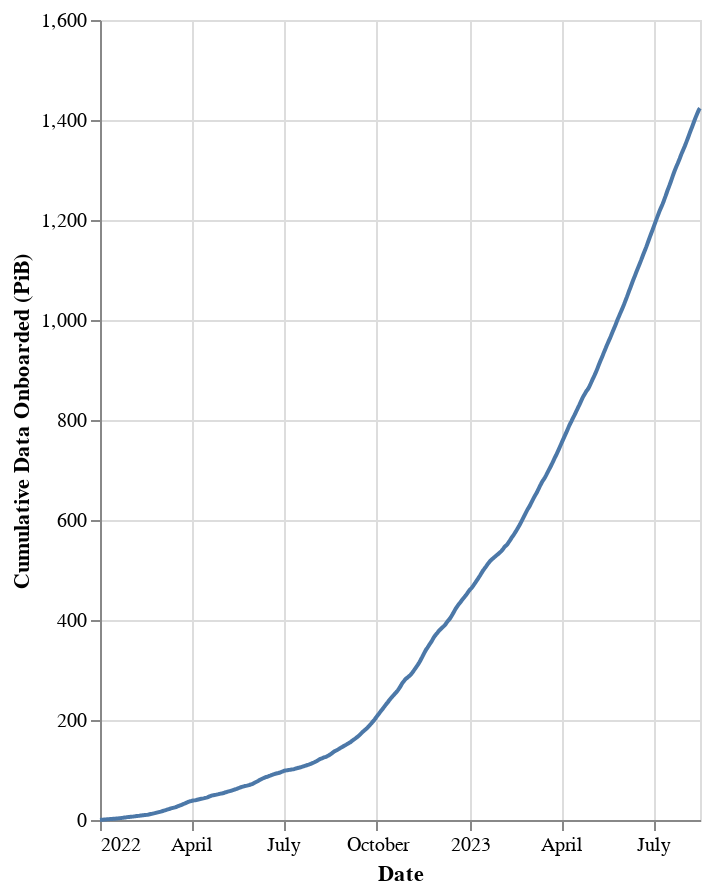

The code cell stored with this chart in its notebook:
### Code cell
# | output: true

display(Markdown(f"### Cumulative Data Onboarded"))

df["cumulative_data"] = df["onboarded_tibs"].cumsum()

alt.Chart(df).mark_line().encode(
    x=alt.X("date:T", title="Date"),
    y=alt.Y("cumulative_data:Q", title="Cumulative Data Onboarded (PiB)"),
    # color=alt.value("#55595c"),
    tooltip=[
        alt.Tooltip("date:T", title="Date"),
        alt.Tooltip("cumulative_data:Q", title="Cumulative Data Onboarded (PiB)"),
    ],
).properties(
    width="container",
    height=400,
)

### Figure 1 — Vega-Lite specification as saved in the notebook (floating-point values rounded to 4 significant figures; data arrays with more than 128 entries replaced by an {"elided": "..."} marker saying what was removed)
{"config": {"view": {"continuousWidth": 300, "continuousHeight": 300}}, "data": {"name": "data-4234055f30542420f934301c16d55c6e"}, "mark": {"type": "line"}, "encoding": {"tooltip": [{"field": "date", "title": "Date", "type": "temporal"}, {"field": "cumulative_data", "title": "Cumulative Data Onboarded (PiB)", "type": "quantitative"}], "x": {"field": "date", "title": "Date", "type": "temporal"}, "y": {"field": "cumulative_data", "title": "Cumulative Data Onboarded (PiB)", "type": "quantitative"}}, "height": 400, "width": "container", "$schema": "https://vega.github.io/schema/vega-lite/v5.8.0.json", "datasets": {"data-4234055f30542420f934301c16d55c6e": {"elided": "593 records"}}}
